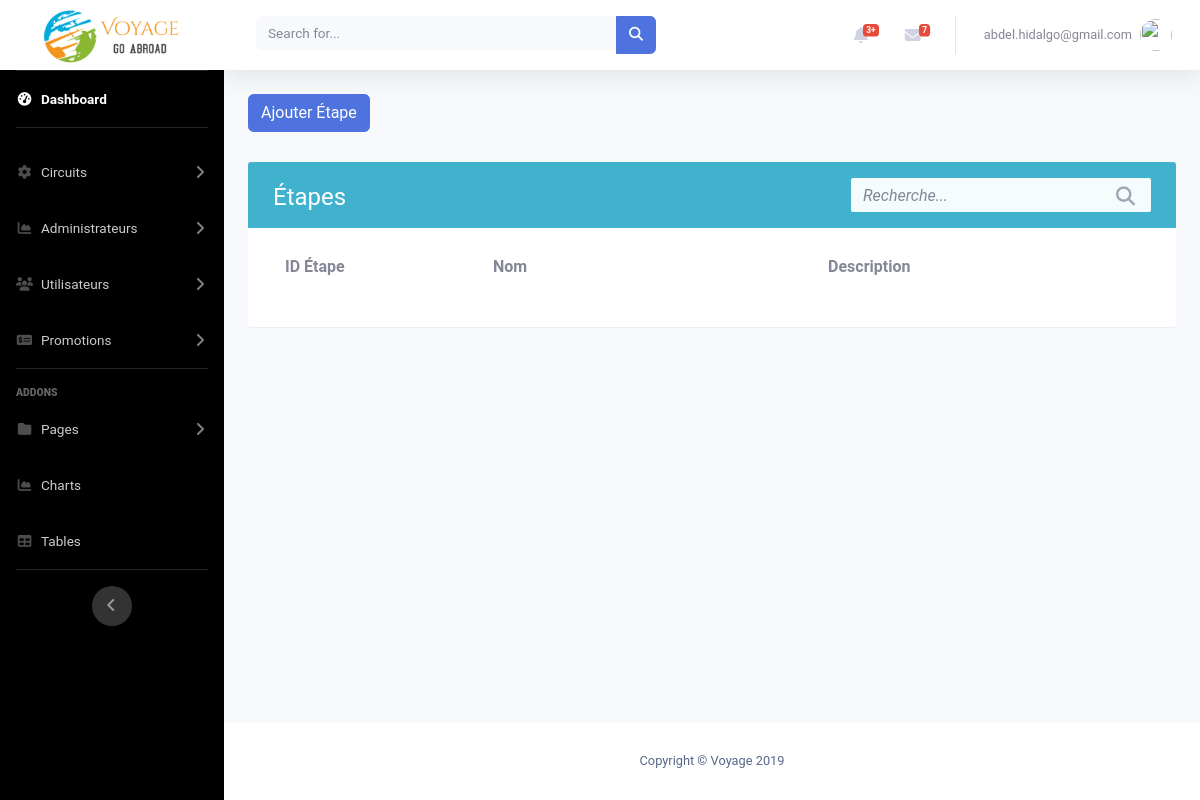
Before: /admin3/listerCircuit.php?idCircuit=13 with the older database file.
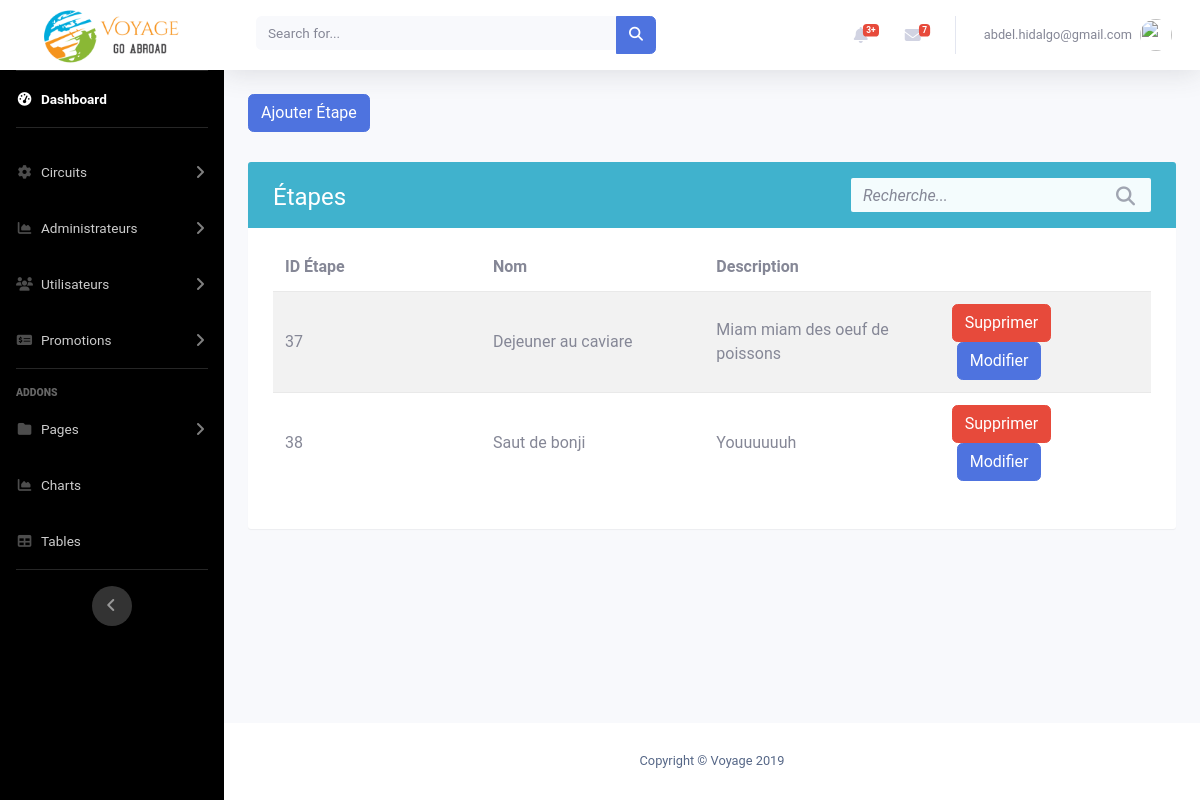
After: the same page with the newer database file.
### tables this page shows
CREATE TABLE `etape` (
  `idEtape` int(11) NOT NULL,
  `idCircuit` int(11) NOT NULL,
  `nom` varchar(50) NOT NULL,
  `description` varchar(300) DEFAULT NULL,
  `ordre` int(11) NOT NULL
);

### admin3/listerCircuit.php (the view, shortened to what this page needs)
<?php
include "includes/header.php";
include "includes/navbar.php";
if (isset($_GET['idCircuit'])) {
    $idCircuit = $_GET['idCircuit'];
}
$stmt = $conn->query('SELECT * FROM etape WHERE idCircuit = ' . $idCircuit);
    $table = '
                <div class="table-wrapper">
                    <div class="table-title">
                        <div class="row">
                            <div class="col-sm-8">
                                <h2>Étapes</b></h2>
                            </div>
                            <div class="col-sm-4">
                                <div class="search-box">
                                    <div class="input-group">
                                        <input type="text" id="search" class="form-control" placeholder="Recherche...">
                                        <span class="input-group-addon"><i class="fa fa-search" aria-hidden="true"></i></span>
                                    </div>
                                </div>
                            </div>
                        </div>
                    </div>
                    <table class="table table-striped">
                        <thead>
                            <tr>
                                <th>ID Étape</th>
                                <th>Nom</th>
                                <th>Description</th>
                            </tr>
                        </thead>
                        <tbody>';
                        while ($row = $stmt->fetch()) {
                            $table .= '
                                    <tr>
                                        <td>' . $row->idEtape . '</td>
                                        <td>' . $row->nom . '</td>
                                        <td>' . $row->description . '</td>
                                        <td>
                                            <div class="col-md-12">
                                                <button class="btn btn-danger" style="color: white;" data-toggle="modal" data-target="#exampleModal'. $row->idEtape .'"> Supprimer</button>
                                                <a href="modifierEtape.php?idEtape=' . $row->idEtape . '" class="btn btn-primary" style="color: white;"> Modifier</a>
                                                <div style="color: black;" class="modal fade" id="exampleModal'. $row->idEtape .'" tabindex="-1" role="dialog" aria-labelledby="exampleModalLabel" aria-hidden="true">
                                                        Êtes-vous certain de vouloir supprimer "' . $row->nom . '"?
                                                            <a type="button" href="deleteEtape.php?idEtape=' . $row->idEtape . '" class="btn btn-primary">Confirmer</a>
                                                </div>
                                            </div>
                                        </td>
                                    </tr>';
                        }
                $table .= '</tbody>
                        </table>
                    </div>
                ';
?>
<div class="container">
    <form action="creerCircuit.php" method="GET">
        <button class="btn btn-primary" style="color: white;">Ajouter Étape</button>
    </form>
    <?php
        echo $table;
    ?>
</div>
<?php
  include('includes/footer.php');
?>

### admin3/includes/header.php (shortened to what this page needs)
<!DOCTYPE html>
<html lang="en">
<head>
  <link href="vendor/fontawesome-free/css/all.min.css" rel="stylesheet" type="text/css">
  <link href="css/sb-admin-2.min.css" rel="stylesheet">
  <link href="css/abdel.css" rel="stylesheet">
  <link href="css/crud.css" rel="stylesheet">
</head>
<body id="page-top">
  <div id="wrapper">

### admin3/includes/navbar.php (shortened to what this page needs)
<ul class="navbar-nav text-white sidebar sidebar-dark accordion" id="accordionSidebar">
  <a class="sidebar-brand d-flex align-items-center justify-content-center" href="index.php" style="background-color: white;">
    <div class="sidebar-brand-icon">
      <img src="img/logo.png" style="width:80%;" alt="">
    </div>
  </a>
  <hr class="sidebar-divider my-0">
  <li class="nav-item active">
    <a class="nav-link" href="index.php">
      <i class="fas fa-fw fa-tachometer-alt"></i>
      <span>Dashboard</span></a>
  </li>
  <hr class="sidebar-divider">
  <li class="nav-item">
    <a class="nav-link collapsed" href="#" data-toggle="collapse" data-target="#collapseTwo" aria-expanded="true" aria-controls="collapseTwo">
      <i class="fas fa-fw fa-cog"></i>
      <span>Circuits</span>
    </a>
  </li>
  <li class="nav-item">
  <a class="nav-link collapsed" href="#" data-toggle="collapse" data-target="#collapseThree" aria-expanded="true" aria-controls="collapseThree">
      <i class="fas fa-fw fa-chart-area"></i>
      <span>Administrateurs</span></a>
  </li>
  <li class="nav-item">
    <a class="nav-link collapsed" href="#" data-toggle="collapse" data-target="#collapseUtilisateurs" aria-expanded="true" aria-controls="collapseUtilisateurs">
      <i class="fas fa-fw fa-users"></i>
      <span>Utilisateurs</span>
    </a>
  </li>
  <li class="nav-item">
    <a class="nav-link collapsed" href="#" data-toggle="collapse" data-target="#collapsePromotions" aria-expanded="true" aria-controls="collapsePromotions">
      <i class="fas fa-fw fa-money-check-alt"></i>
      <span>Promotions</span>
    </a>
  </li>
  <hr class="sidebar-divider">
  <div class="sidebar-heading">
    Addons
  </div>
  <li class="nav-item">
    <a class="nav-link collapsed" href="#" data-toggle="collapse" data-target="#collapsePages" aria-expanded="true" aria-controls="collapsePages">
      <i class="fas fa-fw fa-folder"></i>
      <span>Pages</span>
    </a>
  </li>
  <li class="nav-item">
    <a class="nav-link" href="charts.html">
      <i class="fas fa-fw fa-chart-area"></i>
      <span>Charts</span></a>
  </li>
  <li class="nav-item">
    <a class="nav-link" href="tables.html">
      <i class="fas fa-fw fa-table"></i>
      <span>Tables</span></a>
  </li>
  <hr class="sidebar-divider d-none d-md-block">
  <div class="text-center d-none d-md-inline">
    <button class="rounded-circle border-0" id="sidebarToggle"></button>
  </div>
</ul>
  <div id="content-wrapper" class="d-flex flex-column">
    <div id="content">
      <nav class="navbar navbar-expand navbar-light bg-white topbar mb-4 static-top shadow">
        <form class="d-none d-sm-inline-block form-inline mr-auto ml-md-3 my-2 my-md-0 mw-100 navbar-search">
          <div class="input-group">
            <input type="text" class="form-control bg-light border-0 small" placeholder="Search for..." aria-label="Search" aria-describedby="basic-addon2">
            <div class="input-group-append">
              <button class="btn btn-primary" type="button">
                <i class="fas fa-search fa-sm"></i>
              </button>
            </div>
          </div>
        </form>
        <ul class="navbar-nav ml-auto">
          <li class="nav-item dropdown no-arrow mx-1">
            <a class="nav-link dropdown-toggle" href="#" id="alertsDropdown" role="button" data-toggle="dropdown" aria-haspopup="true" aria-expanded="false">
              <i class="fas fa-bell fa-fw"></i>
              <span class="badge badge-danger badge-counter">3+</span>
            </a>
          </li>
          <li class="nav-item dropdown no-arrow mx-1">
            <a class="nav-link dropdown-toggle" href="#" id="messagesDropdown" role="button" data-toggle="dropdown" aria-haspopup="true" aria-expanded="false">
              <i class="fas fa-envelope fa-fw"></i>
              <span class="badge badge-danger badge-counter">7</span>
            </a>
          </li>
          <li class="nav-item dropdown no-arrow">
            <a class="nav-link dropdown-toggle" href="#" id="userDropdown" role="button" data-toggle="dropdown" aria-haspopup="true" aria-expanded="false">
              <span class="mr-2 d-none d-lg-inline text-gray-600 small">
             abdel.hidalgo@gmail.com
              </span>
              <img class="img-profile rounded-circle" src="https://source.unsplash.com/QAB-WJcbgJk/60x60">
            </a>
          </li>
        </ul>
      </nav>

### admin3/includes/footer.php (shortened to what this page needs)
      </div>
        <footer class="sticky-footer bg-white">
        <div class="container my-auto">
          <div class="copyright text-center my-auto">
            <span>Copyright &copy; Voyage 2019</span>
          </div>
        </div>
      </footer>
      </div>
    </div>
</body>
</html>

### admin3/css/abdel.css (style rules this page uses)
#accordionSidebar { background-color: black; }

### admin3/css/crud.css (style rules this page uses)
body { color: #566787; background: #f7f5f2; font-family: 'Roboto', sans-serif; }
.table-wrapper { background: #fff; padding: 20px 25px; margin: 30px auto; border-radius: 3px; box-shadow: 0 1px 1px rgba(0,0,0,.05); }
.table-title { color: #fff; background: #40b2cd; padding: 16px 25px; margin: -20px -25px 10px; border-radius: 3px 3px 0 0; }
.table-title h2 { margin: 5px 0 0; font-size: 24px; }
.search-box { position: relative; float: right; }
.search-box .input-group { min-width: 300px; position: absolute; right: 0; }
.search-box .input-group-addon, .search-box input { border-color: #ddd; border-radius: 0; }
.search-box input { height: 34px; padding-right: 35px; background: #f4fcfd; border: none; border-radius: 2px !important; }
.search-box input::placeholder { font-style: italic; }
.search-box .input-group-addon { min-width: 35px; border: none; background: transparent; position: absolute; right: 0; z-index: 9; padding: 6px 0; }
.search-box i { color: #a0a5b1; font-size: 19px; position: relative; top: 2px; }
table.table { table-layout: fixed; margin-top: 15px; }
table.table tr th, table.table tr td { border-color: #e9e9e9; vertical-align: center; }
table.table th:first-child { width: 13rem; }
table.table td a { color: #a0a5b1; display: inline-block; margin: 0 5px; }
table.table thead th { border: none; }

Changed rows visible on the page:
added etape: idEtape "37", nom "Dejeuner au caviare", description "Miam miam des oeuf de poissons"
added etape: idEtape "38", nom "Saut de bonji", description "Youuuuuuh"
